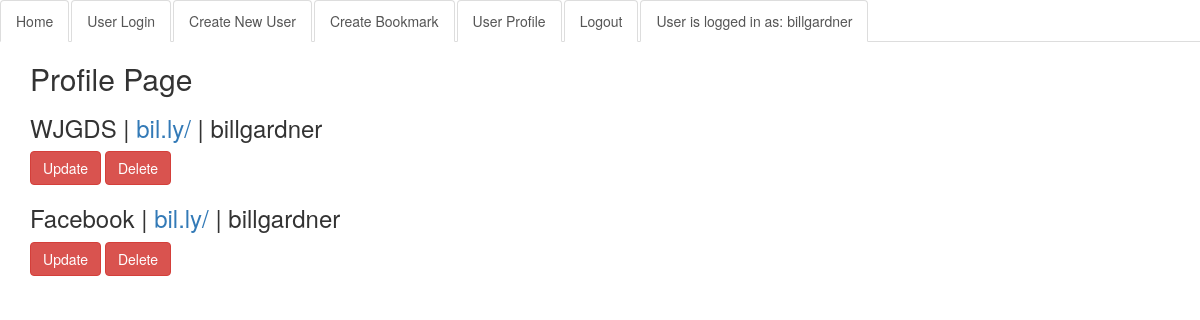
The page /accounts/profile/ (signed in) on the database as committed earlier.
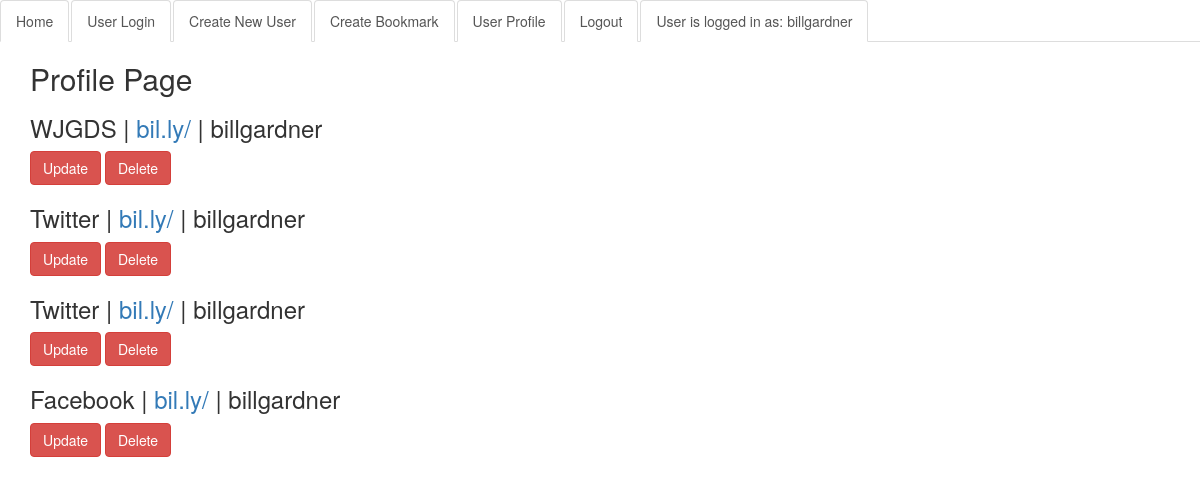
The same page on the database as committed later.
### url/models.py (models this page shows, shortened)
class Url(models.Model):
    url = models.URLField()
    site_name = models.CharField(max_length=60)
    description = models.TextField()
    created = models.DateTimeField(auto_now_add=True)
    hashid = models.CharField(max_length=50)
    user = models.ForeignKey(User)
    class Meta:
        ordering = ['-site_name']

### url/views.py (the view, shortened to what this page needs)
# urls.py: url(r'^accounts/profile/$', login_required(ProfileView.as_view()), name="profile"),
class ProfileView(ListView):
    template_name = "accounts/profile.html"
    def get_queryset(self):
        return Url.objects.filter(user=self.request.user)
    class Meta:
        ordering = ['-site_name']

### templates/accounts/profile.html
{% extends "base.html" %}
{% block content %}
    <h2>Profile Page</h2>
    {% for object in object_list %}
        <h3>{{ object.site_name }}  |  <a href="{{ object.url }}">bil.ly/{{ object.hashid }}</a>  |  {{ object.user }}</h3>
    <a class= "btn btn-danger" href="{% url 'update_bookmark' object.id %}">Update</a>
    <a class= "btn btn-danger" href="{% url 'delete_bookmark' object.id %}">Delete</a>
    {% endfor %}
{% endblock %}

### templates/base.html (shortened to what this page needs)
{% load staticfiles %}
<!DOCTYPE html>
<html lang="en">
<head>
    <link rel="stylesheet" href="{% static 'url/css/bootstrap.min.css' %}">
    <link rel="stylesheet" href="{% static 'url/main.css' %}">
</head>
<body>
    <nav role="navigation">
        <ul class="nav nav-tabs">
          <li role="presentation" class="active"><a href="/">Home</a></li>
          <li role="presentation" class="active"><a href="{% url 'login' %}">User Login</a></li>
          <li role="presentation" class="active"><a href="{% url 'create_user' %}">Create New User</a></li>
          {% if request.user.is_authenticated %}
          <li role="presentation" class="active"><a href="{% url 'create_bookmark' %}">Create Bookmark</a></li>
          <li role="presentation" class="active"><a href="{% url 'profile' %}">User Profile</a></li>
          <li role="presentation" class="active"><a href="{% url 'logout' %}">Logout</a></li>
          <li role="presentation" class="active"><a href="">User is logged in as: {{ request.user }}</a></li>
          {% endif %}
        </ul>
    </nav>
<div class="container">
    {% block content %}{% endblock %}
</div>
</body>
</html>

Rows that differ between the two databases and show on the page:
added Url: site_name "Twitter", user "billgardner"
added Url: site_name "Twitter", user "billgardner"
